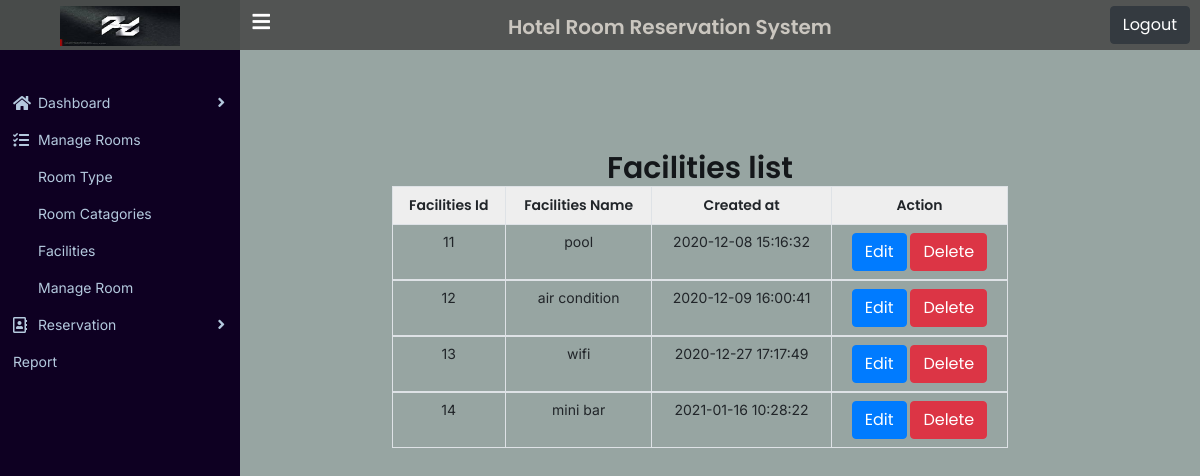
The page /manage_r_facilities.php (signed in) on the database its author committed.
### tables this page shows
CREATE TABLE `facilities` (
  `facility_id` int(11) NOT NULL,
  `facility_name` varchar(50) NOT NULL,
  `created_at` datetime NOT NULL DEFAULT CURRENT_TIMESTAMP
);

### manage_r_facilities.php (the view)
<?php include "header.php"?>
<?php include "sidebar.php"?>
 <div class="container-fluid ">
  <div class="row">
    <div class="col-lg-12 text-center" >
    <div class="manage-type">
      <div class="type-form">
       <h1>Facilities list</h1>
       </div>
    <div class="col-lg-8 offset-2 ">
        <table class="table table-bordered">
          <thead>
           <th>Facilities Id</th>
           <th>Facilities Name</th>
           <th>Created at</th>
           <th>Action</th>
          </thead>
        <?php
        $sql="SELECT *FROM facilities";
        $run=$conn->query($sql);
         if($run->num_rows>0){
             while($show=$run->fetch_assoc()){?>
             <tbody>
             <tr>
             <td><?php echo $show["facility_id"]?></td>
             <td><?php echo $show["facility_name"]?></td>
             <td><?php echo $show["created_at"]?></td>
             <td>
             <a href="edit_fac.php?facility_id=<?php echo $show["facility_id"]?>" class="btn btn-primary">Edit</a>
             <a href="delete_fac.php?fac_del_id=<?php echo $show["facility_id"]?>" class="btn btn-danger">Delete</a>
             </td>
             </tr>
             </tbody>
             <?php
             }
         }
         ?>
       </table>
    </div>
   </div>
  </div>
 </div>
 </div>
<?php include "footer.php"?>

### assets/css/style.css (style rules this page uses)
* { margin: 0px; padding: 0px; box-sizing: border-box; outline: none; }
html, body { width: 100%; height: 100%; }
h1, h2, h3, h4, h5, h6 { font-family: "Poppins", sans-serif; font-weight: 600; margin: 0; padding: 0; color: #14171a; }
h1 { font-size: 30px; }
.btn { font-family: "Poppins", sans-serif; font-weight: 400; }
.table tr th { font-family: "Poppins", sans-serif; font-weight: 600; padding: 8px 10px; border-bottom-width: 1px; }
.table tr td { font-size: 14px; padding: 8px 10px; }
.table.table-bordered thead { background: #eeeeee; }
.manage-type { margin-top: 100px; margin-left: 200px; }

### rows shown on the page
facilities: facility_id "11", facility_name "pool", created_at "2020-12-08 15:16:32"
facilities: facility_id "12", facility_name "air condition", created_at "2020-12-09 16:00:41"
facilities: facility_id "13", facility_name "wifi", created_at "2020-12-27 17:17:49"
facilities: facility_id "14", facility_name "mini bar", created_at "2021-01-16 10:28:22"
